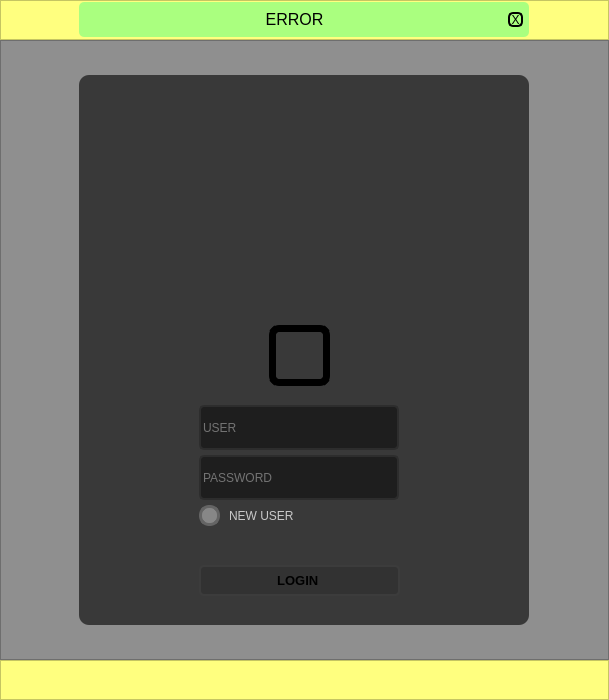
<?xml version="1.0" encoding="UTF-8"?>
<ui version="4.0">
 <class>LOGINWidget</class>
 <widget class="QWidget" name="LOGINWidget">
  <property name="geometry">
   <rect>
    <x>0</x>
    <y>0</y>
    <width>609</width>
    <height>700</height>
   </rect>
  </property>
  <property name="minimumSize">
   <size>
    <width>500</width>
    <height>700</height>
   </size>
  </property>
  <property name="windowTitle">
   <string>LOGIN</string>
  </property>
  <layout class="QVBoxLayout" name="Login">
   <property name="spacing">
    <number>0</number>
   </property>
   <property name="leftMargin">
    <number>0</number>
   </property>
   <property name="topMargin">
    <number>0</number>
   </property>
   <property name="rightMargin">
    <number>0</number>
   </property>
   <property name="bottomMargin">
    <number>0</number>
   </property>
   <item>
    <widget class="QFrame" name="top">
     <property name="maximumSize">
      <size>
       <width>16777215</width>
       <height>40</height>
      </size>
     </property>
     <property name="baseSize">
      <size>
       <width>0</width>
       <height>0</height>
      </size>
     </property>
     <property name="styleSheet">
      <string notr="true">background-color: rgb(255, 255, 127);</string>
     </property>
     <property name="frameShape">
      <enum>QFrame::StyledPanel</enum>
     </property>
     <property name="frameShadow">
      <enum>QFrame::Raised</enum>
     </property>
     <layout class="QHBoxLayout" name="horizontalLayout_2">
      <property name="spacing">
       <number>0</number>
      </property>
      <property name="leftMargin">
       <number>0</number>
      </property>
      <property name="topMargin">
       <number>0</number>
      </property>
      <property name="rightMargin">
       <number>0</number>
      </property>
      <property name="bottomMargin">
       <number>0</number>
      </property>
      <item>
       <widget class="QFrame" name="ERRORFrame">
        <property name="maximumSize">
         <size>
          <width>450</width>
          <height>35</height>
         </size>
        </property>
        <property name="styleSheet">
         <string notr="true">background-color: rgb(170, 255, 127);
border-radius: 5px;</string>
        </property>
        <property name="frameShape">
         <enum>QFrame::StyledPanel</enum>
        </property>
        <property name="frameShadow">
         <enum>QFrame::Raised</enum>
        </property>
        <layout class="QHBoxLayout" name="horizontalLayout_3">
         <property name="spacing">
          <number>4</number>
         </property>
         <property name="leftMargin">
          <number>6</number>
         </property>
         <property name="topMargin">
          <number>6</number>
         </property>
         <property name="rightMargin">
          <number>6</number>
         </property>
         <property name="bottomMargin">
          <number>6</number>
         </property>
         <item>
          <widget class="QLabel" name="ERRORLabel">
           <property name="font">
            <font>
             <pointsize>12</pointsize>
            </font>
           </property>
           <property name="layoutDirection">
            <enum>Qt::LeftToRight</enum>
           </property>
           <property name="text">
            <string>ERROR</string>
           </property>
           <property name="alignment">
            <set>Qt::AlignCenter</set>
           </property>
          </widget>
         </item>
         <item>
          <widget class="QPushButton" name="ERRORXButton">
           <property name="maximumSize">
            <size>
             <width>15</width>
             <height>15</height>
            </size>
           </property>
           <property name="styleSheet">
            <string notr="true">QPushButton {
	border-raadius: 5px;
	background-position: centre;
	border: 2px solid;
}

QPushButton:hover {
	background-color: rgb(50, 50, 50);
	color: rgb(255, 234, 70);
}

QPushButton:pressed {
	background-color: rgb(35, 35, 35);
	color: rgb(255, 234, 70);
}</string>
           </property>
           <property name="text">
            <string>X</string>
           </property>
          </widget>
         </item>
        </layout>
       </widget>
      </item>
     </layout>
    </widget>
   </item>
   <item>
    <widget class="QFrame" name="content">
     <property name="styleSheet">
      <string notr="true">background-color: rgb(143, 143, 143);</string>
     </property>
     <property name="frameShape">
      <enum>QFrame::StyledPanel</enum>
     </property>
     <property name="frameShadow">
      <enum>QFrame::Raised</enum>
     </property>
     <layout class="QHBoxLayout" name="horizontalLayout">
      <item>
       <widget class="QFrame" name="main">
        <property name="maximumSize">
         <size>
          <width>450</width>
          <height>550</height>
         </size>
        </property>
        <property name="styleSheet">
         <string notr="true">background-color: rgb(57, 57, 57);
border-radius: 10px;</string>
        </property>
        <property name="frameShape">
         <enum>QFrame::StyledPanel</enum>
        </property>
        <property name="frameShadow">
         <enum>QFrame::Raised</enum>
        </property>
        <widget class="QLineEdit" name="USERLabel">
         <property name="geometry">
          <rect>
           <x>120</x>
           <y>330</y>
           <width>200</width>
           <height>45</height>
          </rect>
         </property>
         <property name="font">
          <font>
           <pointsize>9</pointsize>
          </font>
         </property>
         <property name="styleSheet">
          <string notr="true">QLineEdit {
	border: 2px solid rgb(45,45,45);
	border-radius: 5px;	
	padding: 15 px;
	background-color: rgb(30,30,30);
	color: rgb(200, 200, 200);
}

QLineEdit:hover {
	border: 2px solid rgb(55,55,55);
}

QLineEdit:focus {
	border: 2px solid rgb(255,255,127);
	color: rgb(200,200,200)
}</string>
         </property>
         <property name="text">
          <string/>
         </property>
         <property name="maxLength">
          <number>100</number>
         </property>
         <property name="placeholderText">
          <string>USER</string>
         </property>
        </widget>
        <widget class="QLineEdit" name="PASSWORDLabel">
         <property name="geometry">
          <rect>
           <x>120</x>
           <y>380</y>
           <width>200</width>
           <height>45</height>
          </rect>
         </property>
         <property name="font">
          <font>
           <pointsize>9</pointsize>
          </font>
         </property>
         <property name="styleSheet">
          <string notr="true">QLineEdit {
	border: 2px solid rgb(45,45,45);
	border-radius: 5px;	
	padding: 15 px;
	background-color: rgb(30,30,30);
	color: rgb(200, 200, 200);
}

QLineEdit:hover {
	border: 2px solid rgb(55,55,55);
}

QLineEdit:focus {
	border: 2px solid rgb(255,255,127);
	color: rgb(200,200,200)
}</string>
         </property>
         <property name="text">
          <string/>
         </property>
         <property name="maxLength">
          <number>100</number>
         </property>
         <property name="echoMode">
          <enum>QLineEdit::Password</enum>
         </property>
         <property name="placeholderText">
          <string>PASSWORD</string>
         </property>
        </widget>
        <widget class="QPushButton" name="LOGINButton">
         <property name="geometry">
          <rect>
           <x>120</x>
           <y>490</y>
           <width>201</width>
           <height>31</height>
          </rect>
         </property>
         <property name="font">
          <font>
           <pointsize>10</pointsize>
           <weight>75</weight>
           <bold>true</bold>
          </font>
         </property>
         <property name="styleSheet">
          <string notr="true">QPushButton {
	background-color: rgb(50, 50, 50);
	border: 2px solid rgb(60,60,60);
	border-radius: 5px;
}

QPushButton:hover {
	background-color: rgb(60, 60, 60);
	border: 2px solid rgb(70,70,70);
	border-radius: 5px;
}

QPushButton:pressed {
	background-color: rgb(255, 255, 127);
	border: 2px solid rgb(0,0,0);
	border-radius: 5px;
	
	color: rgb(35, 35, 35);
}</string>
         </property>
         <property name="text">
          <string>LOGIN </string>
         </property>
        </widget>
        <widget class="QRadioButton" name="NEWUSERRadioButton">
         <property name="geometry">
          <rect>
           <x>120</x>
           <y>430</y>
           <width>31</width>
           <height>21</height>
          </rect>
         </property>
         <property name="styleSheet">
          <string notr="true">QRadioButton::indicator {
	border: 3px solid rgb(100,100,100);
	width: 15px;
	height: 15px;
	border-radius: 10px;
	background-color: rgb(135, 135, 135);
}

QRadioButton::indicator:checked {
	border: 3px solid rgb(255,255,0);
	background-color: rgb(255, 255, 127);
}</string>
         </property>
         <property name="text">
          <string/>
         </property>
        </widget>
        <widget class="QFrame" name="AVATARFrame">
         <property name="geometry">
          <rect>
           <x>190</x>
           <y>250</y>
           <width>61</width>
           <height>61</height>
          </rect>
         </property>
         <property name="styleSheet">
          <string notr="true">QFrame {
	background-image: url(:/User/img/userv3.png);
	border: 7px solid;
}
</string>
         </property>
         <property name="frameShape">
          <enum>QFrame::StyledPanel</enum>
         </property>
         <property name="frameShadow">
          <enum>QFrame::Raised</enum>
         </property>
        </widget>
        <widget class="QFrame" name="LOGOframe">
         <property name="geometry">
          <rect>
           <x>130</x>
           <y>10</y>
           <width>201</width>
           <height>171</height>
          </rect>
         </property>
         <property name="styleSheet">
          <string notr="true">background-image: url(:/LOGO/img/logo.png);</string>
         </property>
         <property name="frameShape">
          <enum>QFrame::StyledPanel</enum>
         </property>
         <property name="frameShadow">
          <enum>QFrame::Raised</enum>
         </property>
        </widget>
        <widget class="QLabel" name="NEWUSERLabel">
         <property name="geometry">
          <rect>
           <x>150</x>
           <y>430</y>
           <width>71</width>
           <height>21</height>
          </rect>
         </property>
         <property name="styleSheet">
          <string notr="true">color: rgb(200, 200, 200);</string>
         </property>
         <property name="text">
          <string>NEW USER</string>
         </property>
        </widget>
       </widget>
      </item>
     </layout>
    </widget>
   </item>
   <item>
    <widget class="QFrame" name="bottom">
     <property name="maximumSize">
      <size>
       <width>16777215</width>
       <height>40</height>
      </size>
     </property>
     <property name="baseSize">
      <size>
       <width>0</width>
       <height>0</height>
      </size>
     </property>
     <property name="styleSheet">
      <string notr="true">background-color: rgb(255, 255, 127);</string>
     </property>
     <property name="frameShape">
      <enum>QFrame::StyledPanel</enum>
     </property>
     <property name="frameShadow">
      <enum>QFrame::Raised</enum>
     </property>
    </widget>
   </item>
  </layout>
 </widget>
 <resources>
  <include location="../../new/ticketAIR/file.qrc"/>
 </resources>
 <connections/>
</ui>
